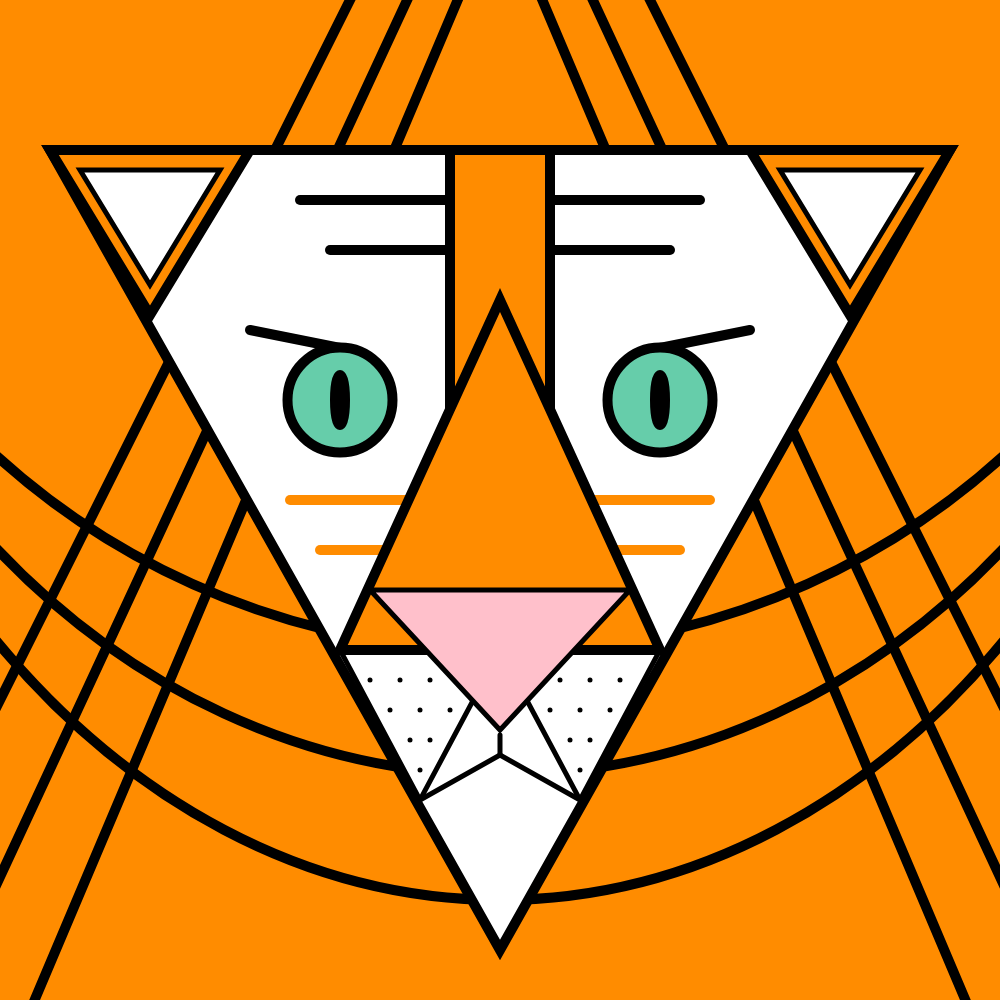
Frame 1 (no input)
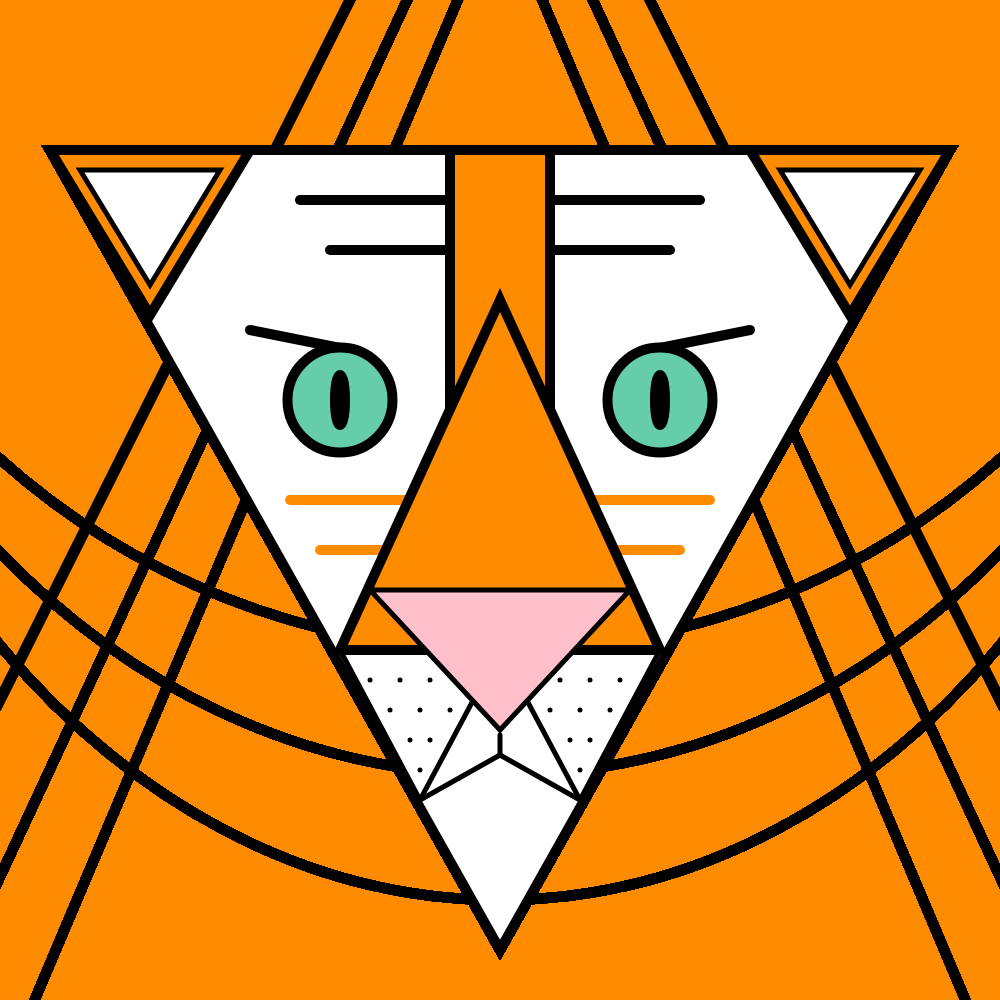
Frame 60 (no input)
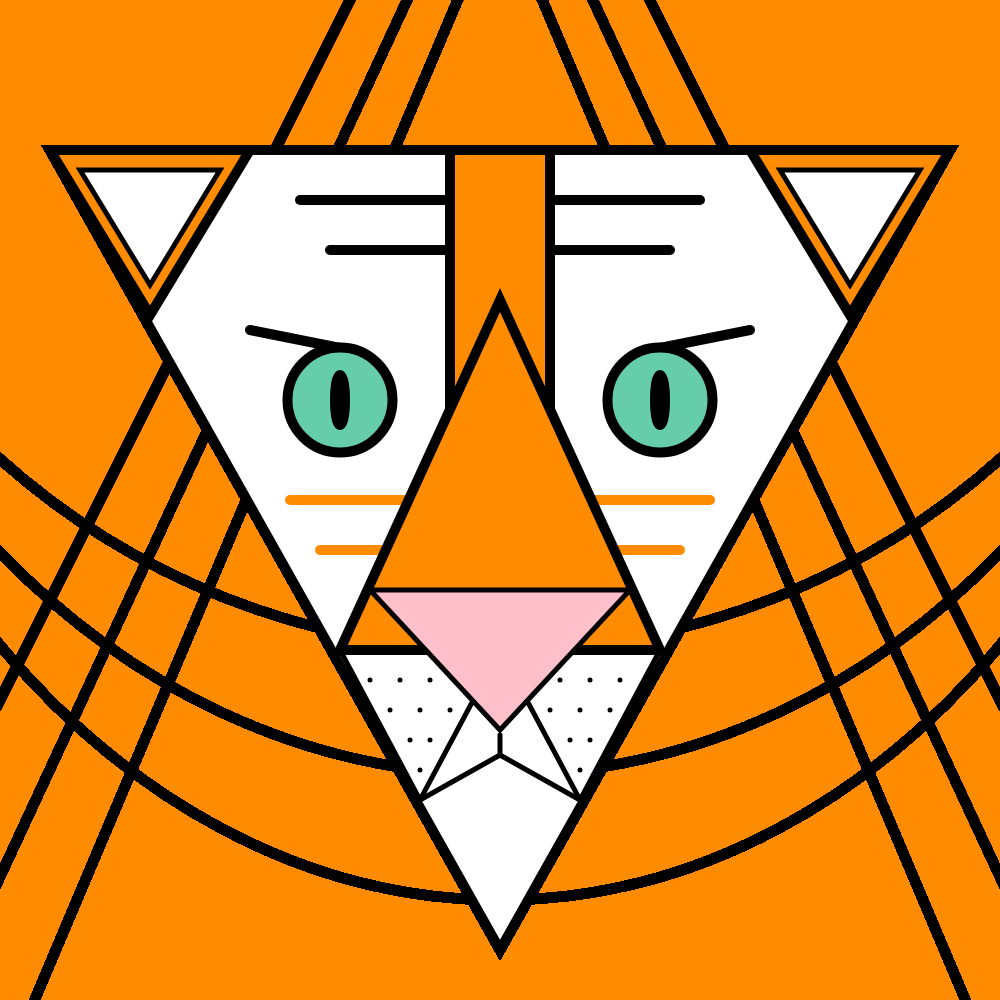
Frame 120 (the mouse pressed at the canvas centre since frame 60)

The p5.js sketch that drew these frames (run headless with seeded random() and noise() and a simulated clock; from frame 60 on, the mouse is pressed at the canvas centre):

// p5.js sketch
// ── sketch.js
function setup()
{
	//create your canvas here
    createCanvas(1000, 1000);
    background(255,140,0);
}

function draw()
{
	//do your drawing here
    strokeWeight(10);
    
    fill(0,0,0,0);
    ellipse(500,-100,1500,1500);
    ellipse(500,-100,1500,1750);
    ellipse(500,-100,1500,2000);
    triangle(500,-100,-50,1200,1050,1200);
    triangle(500,-100-100,-50-100,1200,1050+100,1200);
    triangle(500,-100-200,-50-200,1200,1050+200,1200);
    fill(255,255,255);
    triangle(50,150,950,150,500,950);
    
    fill(255,140,0);
    triangle(50,150,250,150,150,315);
    triangle(950,150,750,150,850,315);
    strokeWeight(5);
    fill(255,255,255);
    triangle(80,170,220,170,150,285);
    triangle(920,170,780,170,850,285);
    strokeWeight(10);
    
    fill(102,205,170);
    line(250,330,350,350);
    ellipse(340,400,105);
    line(750,330,650,350);
    ellipse(660,400,105);
    
    stroke(255,140,0);
    line(290,500,710,500);
    line(320,550,680,550);
    stroke(0);
    
    fill(0);
    ellipse(340,400,10,50);
    ellipse(660,400,10,50);
        
    fill(255,140,0);
    line(300,200,700,200);
    line(330,250,670,250);
    rect(450,150,100,400);
    triangle(340,650,660,650,500,300);
    
    strokeWeight(5);
    noFill();
    triangle(340,650,500,650,420,800);
    point(340+30,650+30);
    point(340+60,650+30);
    point(340+90,650+30);
    point(340+120,650+30);
    point(360+30,680+30);
    point(360+60,680+30);
    point(360+90,680+30);
    point(380+30,710+30);
    point(400+30,710+30);
    point(420,740+30);
    
    triangle(660,650,500,650,580,800);
    point(500+30,650+30);
    point(500+60,650+30);
    point(500+90,650+30);
    point(500+120,650+30);
    point(520+30,680+30);
    point(520+60,680+30);
    point(520+90,680+30);
    point(540+30,710+30);
    point(560+30,710+30);
    point(580,740+30);
    
    fill(255,192,203);
    triangle(500,650+80,370,550+40,630,550+40);
    
    strokeWeight(5);
    line(500,735,500,755);
    line(420,800,500,755);
    line(580,800,500,755);

    
}
